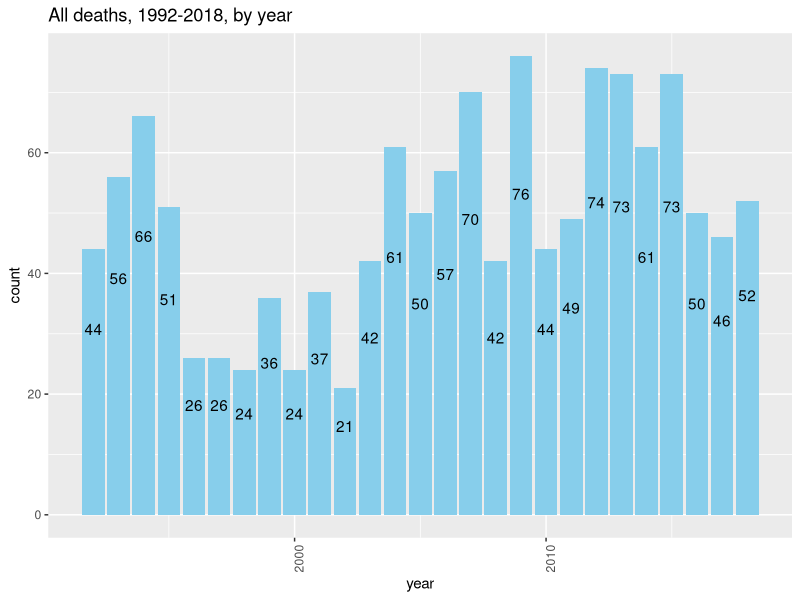
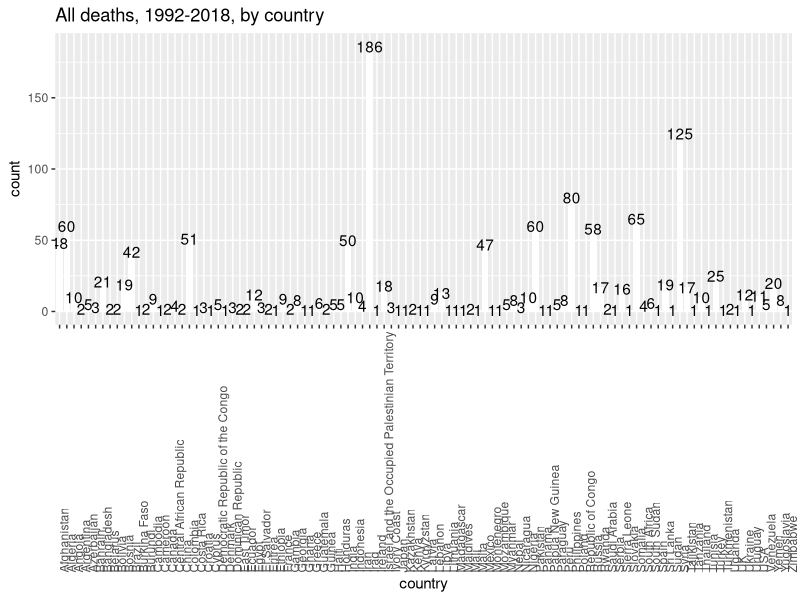
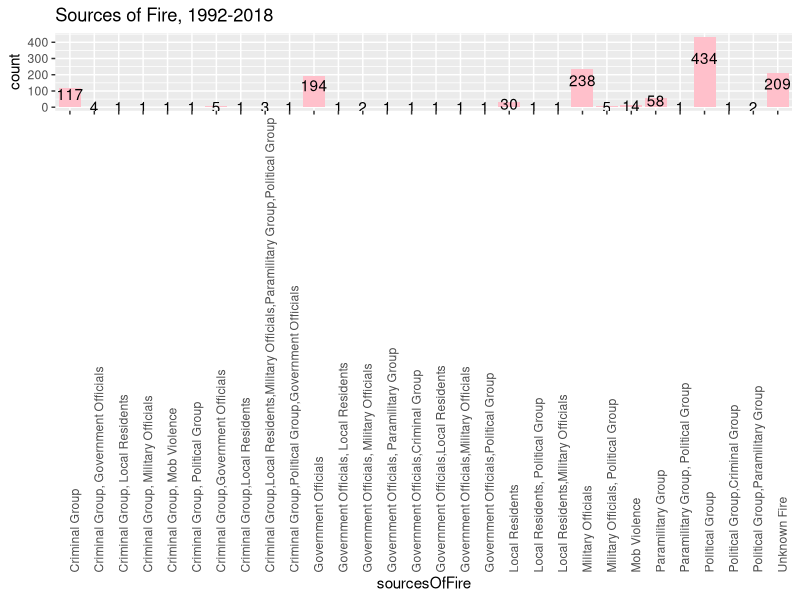
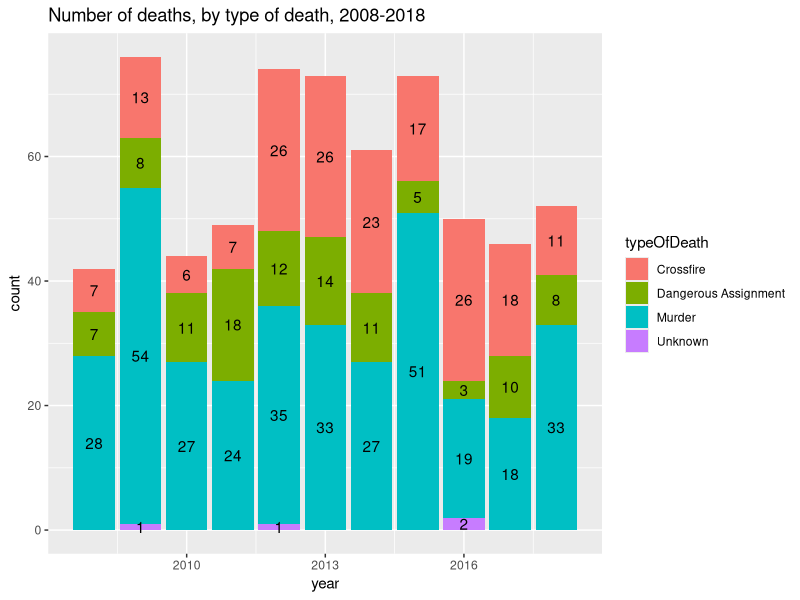
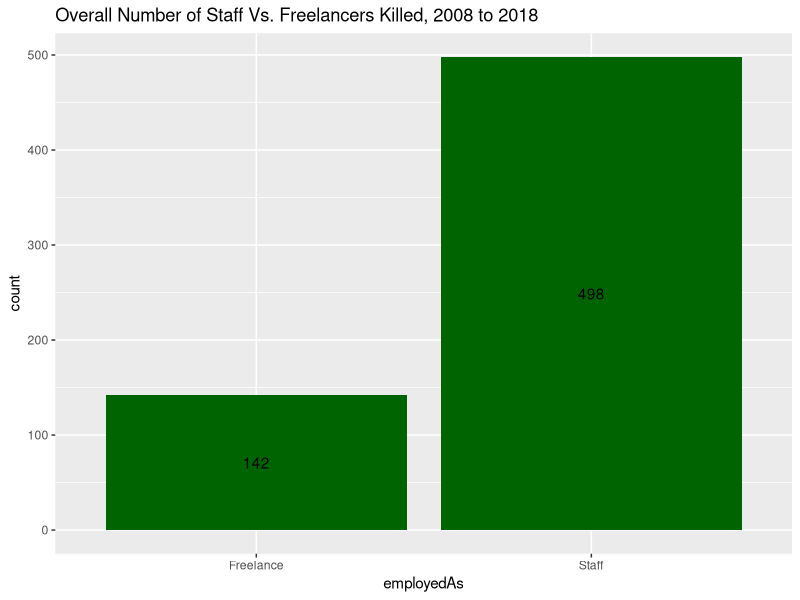
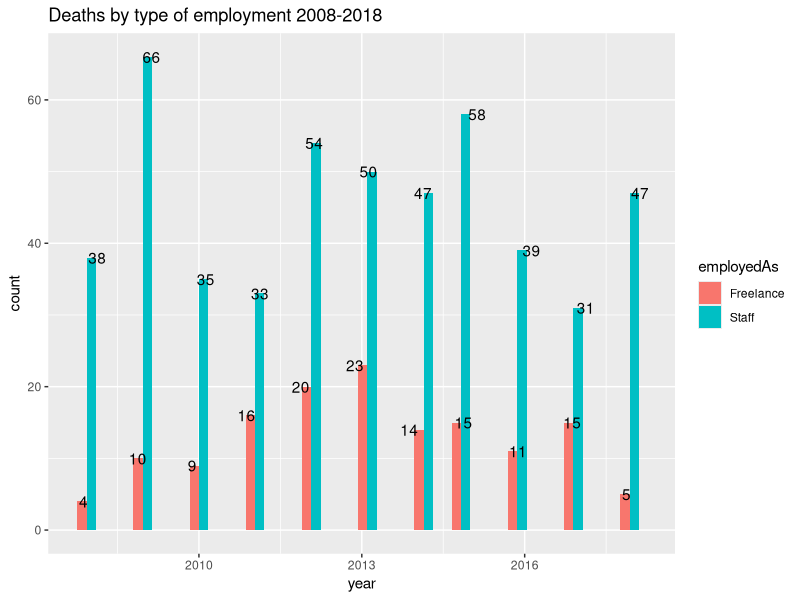
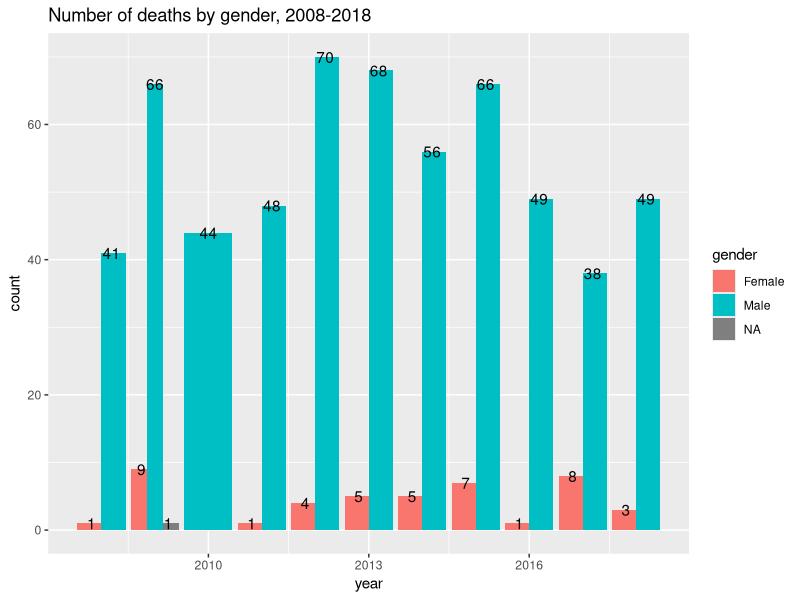
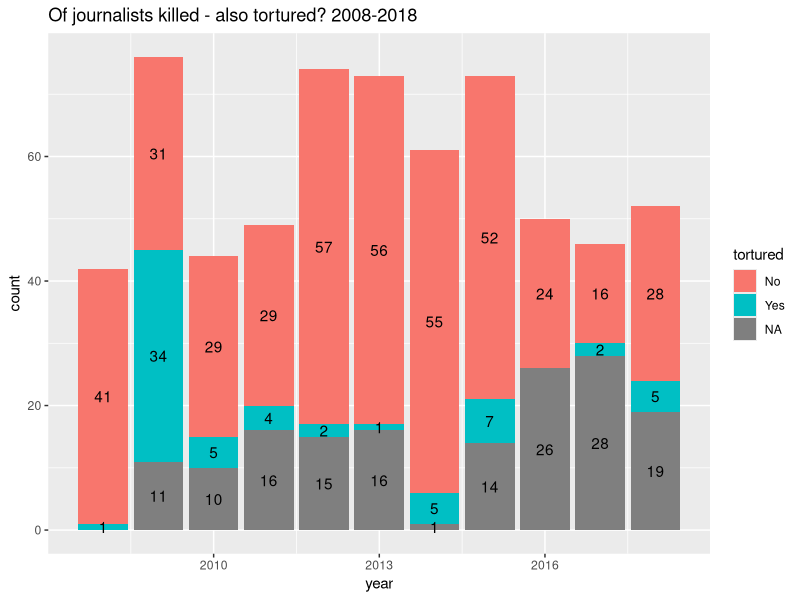

The R script that drew these images, in order:
#load data and relevant libraries
library(tidyverse)
CPJ <- read.csv("CPJ Data.csv", na = c ( "", "NA"))

#removing variables containing little/no data
CPJ <- select(
  CPJ,
  year,
  fullName,
  primaryNationality, 
  gender,
  typeOfDeath, 
  employedAs, 
  organizations, 
  jobs,
  coverage, 
  mediums,
  country,
  location,
  locality,
  localOrForeign,
  sourcesOfFire, 
  motiveConfirmed, 
  tortured, 
  captive,
  threatened
)  
                           
#all deaths, by year, since 1992
ggplot(CPJ, aes(x = year)) +
  geom_bar(fill = "skyblue") +
  theme(axis.text.x = element_text(angle = 90, hjust=0)) +
  geom_text(aes(label=..count..), stat="count", position=position_stack(0.7)) +
  ggtitle("All deaths, 1992-2018, by year")


#all deaths, by country, since 1992
ggplot(CPJ, aes(x = country)) + 
  geom_histogram(stat = "count", position = "dodge", fill = "white") + 
  theme(axis.text.x = element_text(angle = 90, hjust=0)) + 
  geom_text(aes(label=..count..),stat="count",position=position_stack()) + 
  ggtitle("All deaths, 1992-2018, by country")

#sources of fire
ggplot(CPJ, aes(x = sourcesOfFire)) + 
  geom_bar(fill = "pink") + 
  theme(axis.text.x = element_text(angle = 90, hjust=0)) + 
  geom_text(aes(label=..count..),stat="count",position=position_stack(0.7)) + 
  ggtitle("Sources of Fire, 1992-2018")


#filter the data so that we are only looking at data from the last ten years
CPJ1 <- filter(CPJ, CPJ$year >= 2008)

#plot of number of deaths in the last ten years by type of death
ggplot(CPJ1, aes(x = year, fill= typeOfDeath)) + 
  geom_bar() + 
  ggtitle("Number of deaths, by type of death, 2008-2018") + 
  geom_text(aes(label=..count..),stat="count",position=position_stack(0.5))

                  
#bar plot for overall number of deaths in the last ten years by type of employment
ggplot(CPJ1, aes(x = employedAs)) +
  geom_bar (fill = "darkgreen") + 
  ggtitle("Overall Number of Staff Vs. Freelancers Killed, 2008 to 2018") + 
  geom_text(aes(label=..count..), stat="count", position=position_stack(0.5))


#bar plot for number of deaths in the last ten years and type of employment
ggplot(CPJ1, aes(x = year, fill = employedAs)) + 
  geom_histogram(position = "dodge") + 
  ggtitle("Deaths by type of employment 2008-2018")+ 
  geom_text(aes(label=..count..),stat="count",position=position_dodge(0.5))


#bar plot of overall number of deaths by gender from 2008-2018
ggplot(CPJ1, aes(x = year, fill = gender)) + 
  geom_bar(position = "dodge") + 
  ggtitle("Number of deaths by gender, 2008-2018") + 
  geom_text(aes(label=..count..),stat="count",position=position_dodge(0.75))


#plot of how many tortured/not tortured from 2008-2018
ggplot(CPJ1, aes(x = year, fill = tortured)) + 
  geom_bar() + 
  ggtitle("Of journalists killed - also tortured? 2008-2018") + 
  geom_text(aes(label=..count..),stat="count",position=position_stack(0.5))


#plot showing number tortured and/or captured, 2008-2018
ggplot(CPJ1, aes(x = tortured, fill = captive )) + 
  geom_bar() + 
  ggtitle("Overall tortured and captive (of those killed), 2008-2018") + 
  geom_text(aes(label=..count..),stat="count",position=position_stack(0.5))


#how many threathened from 2008-2018?
ggplot(CPJ1, aes(x = threatened)) + 
  geom_bar(fill = "black") + 
  ggtitle("Threatened (of all killed), 2008-2018")


#threats over the years
ggplot(CPJ1, aes(x = year, fill = threatened)) + 
  geom_bar() + 
  ggtitle("Threatened (of those killed) by year, 2008-2018") + 
  geom_text(aes(label=..count..),stat="count",position=position_stack(0.5))

#Examining 2018
CPJ2 <- filter(CPJ, CPJ$year == 2018)

#renaming Central African Republic and Israel and Occupied Palestine for better chart readability
levels(CPJ2$country) <- c(levels(CPJ2$country), "Israel&Palestine", "CAR") 
levels(CPJ2$primaryNationality) <-  c(levels(CPJ2$primaryNationality), "Israel&Palestine", "CAR")
CPJ2$country[CPJ2$country == "Israel and the Occupied Palestinian Territory"]  <-  "Israel&Palestine" 
CPJ2$country[CPJ2$country == "Central African Republic"]  <-  "CAR" 
CPJ2$primaryNationality[CPJ2$primaryNationality == 
                          "Israel and the Occupied Palestinian Territory"] <-  "Israel&Palestine"
CPJ2$primaryNationality[CPJ2$primaryNationality == "Central African Republic"]  <-  "CAR"

# plot of number of deaths by country(location of death) in 2018
ggplot(CPJ2, aes(x = country)) + 
  geom_bar(position = "dodge", fill = "red") + 
  ggtitle("Number of deaths by country in 2018") + 
  geom_text(aes(label=..count..),stat="count",position=position_stack(0.5))


#plot of primary nationality of those killed in 2018 and the location of their deaths
ggplot(CPJ2, aes(x = primaryNationality, fill = country)) + 
  geom_bar(position = "dodge") + 
  ggtitle("Primary nationality and country (of death) of those killed,2018")+ 
  geom_text(aes(label=..count..),stat="count",position=position_stack(0.5))


#torture in 2018
ggplot(CPJ2, aes(x = tortured)) + 
  geom_bar(fill = "magenta1") + 
  ggtitle("Of journalists killed - also tortured? 2018")+ 
  geom_text(aes(label=..count..),stat="count",position=position_stack(0.5))


#captivity in 2018
ggplot(CPJ2, aes(x = captive)) + 
  geom_bar(fill = "cyan2") + 
  ggtitle("Of journalists killed - also held captive?  2018") + 
  geom_text(aes(label=..count..),stat="count",position=position_stack(0.5))


#threats in 2018
ggplot(CPJ2, aes(x = threatened)) + 
  geom_bar(fill = "tan") + 
  ggtitle(" Of journalists killed -  also threatened? 2018") + 
  geom_text(aes(label=..count..),stat="count",position=position_stack(0.5))


#threats by nationality 2018
ggplot(CPJ2, aes(x = primaryNationality, fill = threatened)) + 
  geom_bar() + 
  ggtitle("Threatened by primary nationality of journalist, 2018") + 
  geom_text(aes(label=..count..),stat="count",position=position_stack(0.5))


#captive by nationality, 2018
ggplot(CPJ2, aes(x = primaryNationality, fill = captive)) + 
  geom_bar() + 
  ggtitle("Captive by primary nationality of journalist, 2018") + 
  geom_text(aes(label=..count..),stat="count",position=position_stack(0.5))

#tortured by primary natioanlity, 2018
ggplot(CPJ2, aes(x = primaryNationality, fill = tortured)) + 
  geom_bar() + 
  ggtitle("Tortured by primary nationality of journalist, 2018") + 
  geom_text(aes(label=..count..),stat="count",position=position_stack(0.5))


#filter so data only contains murders from the last 10 years
CPJ3 <-  filter(CPJ1, typeOfDeath == "Murder")

#plot of murders in  since 2008 
ggplot(CPJ3, aes(x = year)) + 
  geom_bar(fill = "white") +
  ggtitle("Number of murders, 2008-2018") + 
  geom_text(aes(label=..count..),stat="count",position=position_stack(0.5))

#bar plot for number of murders in the last ten years and type of employment
ggplot(CPJ3, aes(x = year, fill = employedAs)) + 
  geom_bar() + 
  ggtitle("Number of murders by type of employment, 2008-2018") +
  geom_text(aes(label=..count..),stat="count",position=position_stack(0.5))
                  
#bar plot for murders by gender
ggplot(CPJ3, aes(x = year, fill = gender)) + 
  geom_bar(stat = "count", show.legend = TRUE) + 
  ggtitle("Number of murders by gender, 2008-2018") +
  geom_text(aes(label=..count..),stat="count",position=position_stack(0.5))
                  




